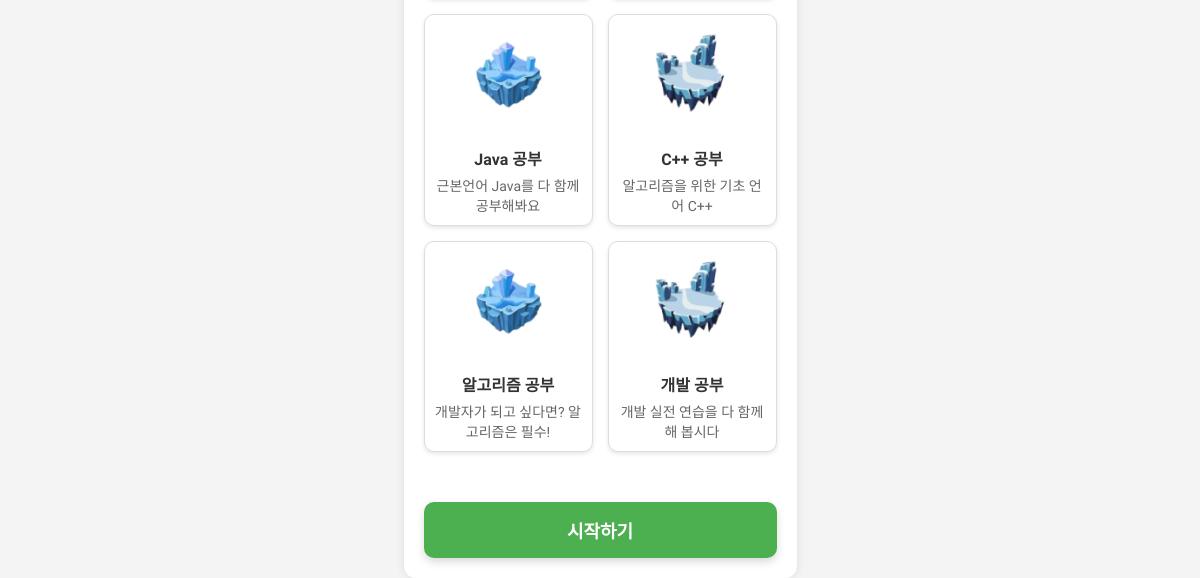
Before: /api/selectislands/ (lower part) with the older database file.
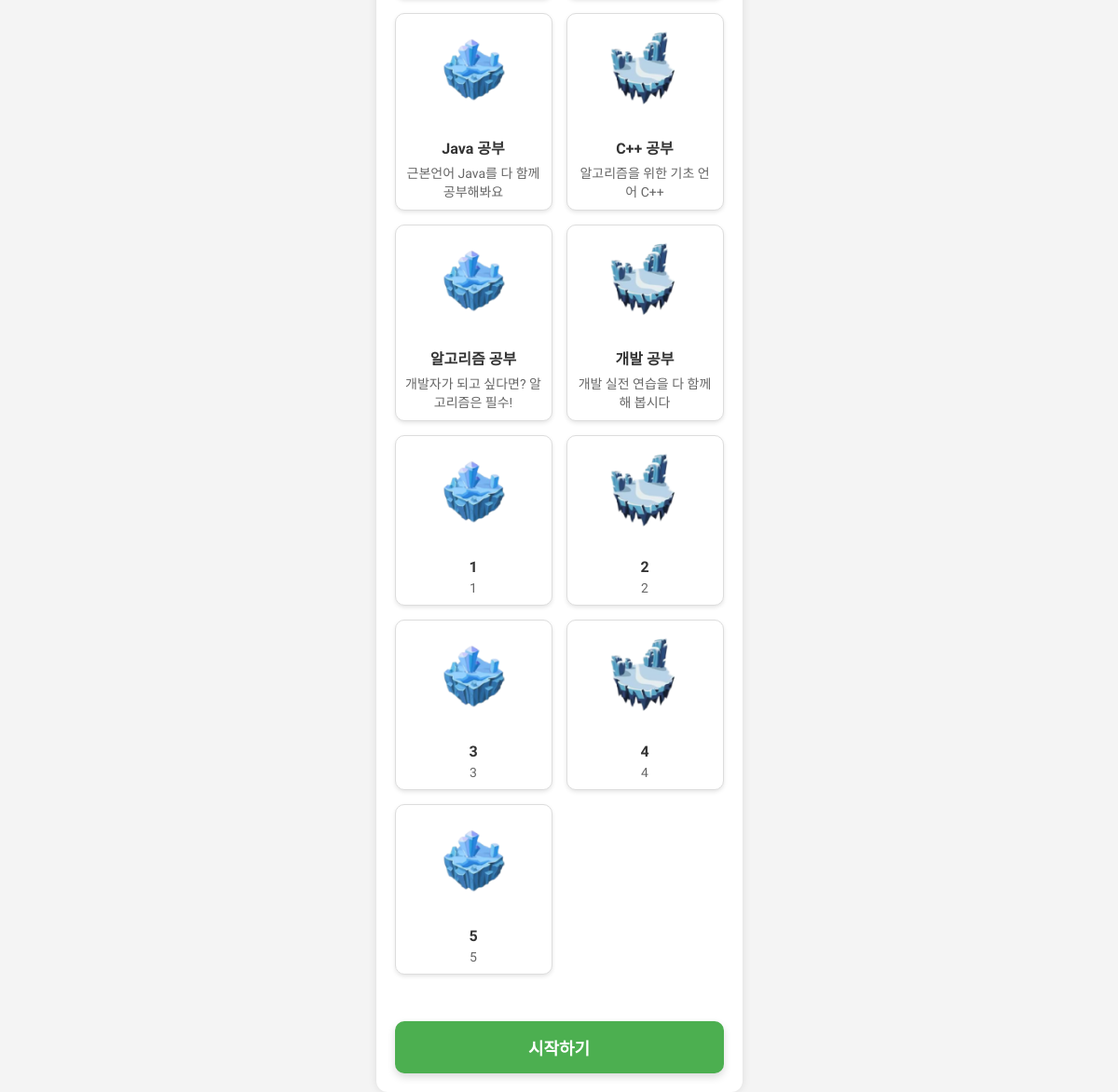
After: the same page with the newer database file.
### core/models.py (models this page shows, shortened)
class Islands(models.Model):
    name = models.CharField(max_length=100)
    description = models.TextField()
    is_selected = models.BooleanField(default=False)  # 사용자가 선택한 섬인지 여부
    is_completed = models.BooleanField(default=False)  # 섬의 전역 상태로 완료 여부 관리

### core/views.py (the view)
# urls.py: path('selectislands/', views.select_islands_view, name='select_islands'),
def select_islands_view(request):
    user = Users.objects.get(username="akaraka")
    dream = user.dream
    islands = Islands.objects.all()
    return render(request, 'selectislands.html', {"dream": dream, 'islands': islands})

### core/templates/selectislands.html (shortened to what this page needs)
{% load static %}
<!DOCTYPE html>
<html lang="ko">
<head>
    <link rel="stylesheet" href="{% static 'css/styles.css' %}">
</head>
<body>
    <div class="wrapper">
        <div class="container">
            <br><br><br>
            <br><br><br>
            <div class="islands">
                {% for island in islands %}
                <div class="island" onclick="selectIsland('{{ island.name }}', '{{ island.description }}')">
                    <img src="{% static 'images/selectislands' %}{{ forloop.counter|add:'-1'|divisibleby:'2'|add:'1' }}.png" alt="Island" width="30px" height="30px">
                    <h2>{{ island.name }}</h2>
                    <p>{{ island.description }}</p>
                </div>
                {% endfor %}
            </div>
            <div style="text-align: center; margin-top: 50px; width: 100%;">
                <button id="start-button" style="
                    display: block;
                    width: 100%;
                    max-width: 600px;
                    margin: 0 auto;
                    background-color: #4CAF50;
                    color: white;
                    font-size: 18px;
                    font-weight: bold;
                    padding: 15px 30px;
                    border: none;
                    border-radius: 10px;
                    cursor: pointer;
                    box-shadow: 0 4px 8px rgba(0, 0, 0, 0.15);
                    transition: background-color 0.3s, transform 0.2s;
                "
                onmouseover="this.style.backgroundColor='#45a049'"
                onmouseout="this.style.backgroundColor='#4CAF50'"
                onclick="navigateToStart()">시작하기</button>
            </div>
        </div>
    </div>
</body>
</html>

### core/static/css/styles.css (style rules this page uses)
body { font-family: 'Pretendard', sans-serif; margin: 0; padding: 0; background-color: #f4f4f4; display: flex; justify-content: center; align-items: flex-start; height: 100vh; }
.wrapper { width: 100%; max-width: 393px; min-height: 100vh; background-color: #fff; box-shadow: 0px 0px 10px rgba(0, 0, 0, 0.1); position: relative; overflow: hidden; display: flex; flex-direction: column; margin: 0 auto; }
.container { flex: 1; padding: 20px; }
@media (min-width: 768px) { body { background-color: #f4f4f4; } }
@media (min-width: 768px) { .wrapper { width: 100%; max-width: 393px; min-height: 100vh; background-color: #fff; box-shadow: 0px 0px 10px rgba(0, 0, 0, 0.1); position: relative; overflow: hidden; display: flex; flex-direction: column; margin: 20px auto; border-radius: 12px; } }

### core/templates/selectislands.html (style rules this page uses)
.islands { display: grid; grid-template-columns: repeat(2, 1fr); gap: 15px; }
.island { background-color: #FFF; border: 1px solid #DDD; border-radius: 10px; padding: 10px; text-align: center; box-shadow: 0 2px 4px rgba(0, 0, 0, 0.1); cursor: pointer; }
.island img { width: 50%; height: auto; border-radius: 8px; margin-bottom: 10px; }
.island h2 { font-size: 16px; color: #333; margin: 10px 0 5px; font-weight: bold; }
.island p { font-size: 14px; color: #666; margin: 0; }

Changed rows visible on the page:
added Islands: name "1", description "1"
added Islands: name "2", description "2"
added Islands: name "3", description "3"
added Islands: name "4", description "4"
added Islands: name "5", description "5"
